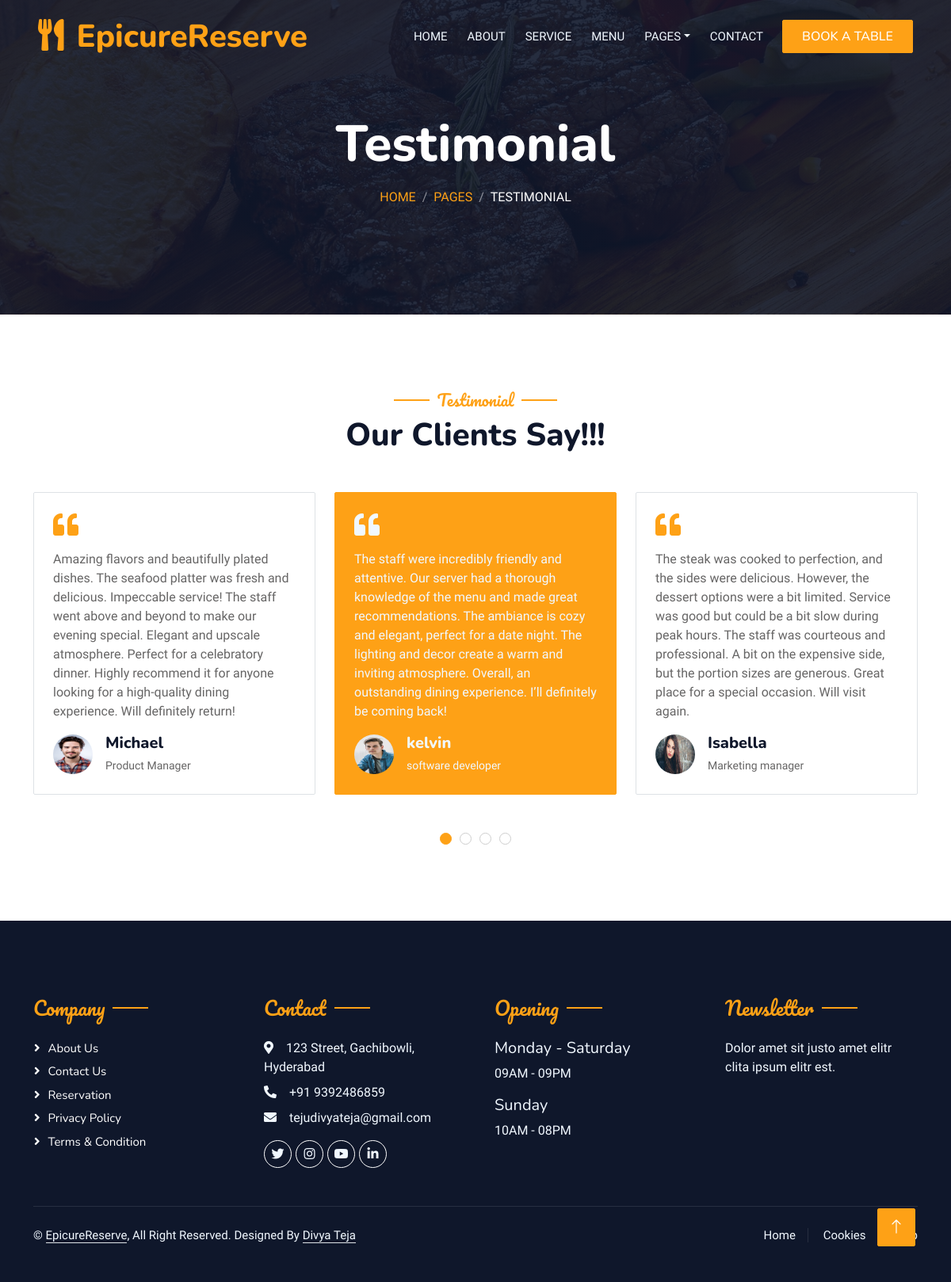
Page /testimonial/ on the committed database.
### testimonial/models.py (models this page shows, shortened)
class Testimonial(models.Model):
    name = models.CharField(max_length=50)
    profession = models.CharField(max_length=50)
    image = models.ImageField(upload_to='testimonial_list/')
    description = models.TextField(null=True)
    class Meta:
        verbose_name = "testimonial"
        verbose_name_plural = "testimonials"

### testimonial/views.py (the view)
# urls.py: path('', views.testimonial_list, name = 'testimonial_list'),
def testimonial_list(request):
    testimonial_list = Testimonial.objects.all()
    context = {
        'testimonial_list' : testimonial_list,
    }
    return render(request, 'testimonial/testimonial.html', context)

### testimonial/templates/testimonial/testimonial.html
{% extends "base.html" %}
{% load static %}
{% block body %}
        <div class="container-xxl position-relative p-0">
            <div class="container-xxl py-5 bg-dark hero-header mb-5">
                <div class="container text-center my-5 pt-5 pb-4">
                    <h1 class="display-3 text-white mb-3 animated slideInDown">Testimonial</h1>
                    <nav aria-label="breadcrumb">
                        <ol class="breadcrumb justify-content-center text-uppercase">
                            <li class="breadcrumb-item"><a href="#">Home</a></li>
                            <li class="breadcrumb-item"><a href="#">Pages</a></li>
                            <li class="breadcrumb-item text-white active" aria-current="page">Testimonial</li>
                        </ol>
                    </nav>
                </div>
            </div>
        </div>
        <div class="container-xxl py-5 wow fadeInUp" data-wow-delay="0.1s">
            <div class="container">
                <div class="text-center">
                    <h5 class="section-title ff-secondary text-center text-primary fw-normal">Testimonial</h5>
                    <h1 class="mb-5">Our Clients Say!!!</h1>
                </div>
                <div class="owl-carousel testimonial-carousel">
                    {% for testimonial in testimonial_list %}
                    <div class="testimonial-item bg-transparent border rounded p-4">
                        <i class="fa fa-quote-left fa-2x text-primary mb-3"></i>
                        <p>{{testimonial.description}}</p>
                        <div class="d-flex align-items-center">
                            <img class="img-fluid flex-shrink-0 rounded-circle" src="{{testimonial.image.url}}" style="width: 50px; height: 50px;">
                            <div class="ps-3">
                                <h5 class="mb-1">{{testimonial.name}}</h5>
                                <small>{{testimonial.profession}}</small>
                            </div>
                        </div>
                    </div>
                    {% endfor %}
                </div>
            </div>
        </div>
{% endblock body %}

### static/site_static/css/style.css (style rules this page uses)
:root { --primary: #FEA116; --light: #F1F8FF; --dark: #0F172B; }
.ff-secondary { font-family: 'Pacifico', cursive; }
.hero-header { background: linear-gradient(rgba(15, 23, 43, .9), rgba(15, 23, 43, .9)), url(../img/bg-hero.jpg); background-position: center center; background-repeat: no-repeat; background-size: cover; }
.breadcrumb-item + .breadcrumb-item::before { color: rgba(255, 255, 255, .5); }
.section-title { position: relative; display: inline-block; }
.section-title::before { position: absolute; content: ""; width: 45px; height: 2px; top: 50%; left: -55px; margin-top: -1px; background: var(--primary); }
.section-title::after { position: absolute; content: ""; width: 45px; height: 2px; top: 50%; right: -55px; margin-top: -1px; background: var(--primary); }
.testimonial-carousel .owl-item .testimonial-item, .testimonial-carousel .owl-item.center .testimonial-item * { transition: .5s; }
.testimonial-carousel .owl-item.center .testimonial-item { background: var(--primary) !important; border-color: var(--primary) !important; }
.testimonial-carousel .owl-item.center .testimonial-item * { color: var(--light) !important; }

### rows in the picture
Testimonial: description "The staff were incredibly friendly and attentive. Our server had a thorough knowledge of the menu and made great recommendations. The ambiance is cozy and elegant, perfect for a date night. The lighting and decor create a warm and inviting atmosphere. Overall, an outstanding dining experience. I’ll definitely be coming back!", image (picture), name "kelvin", profession "software developer"
Testimonial: description "The steak was cooked to perfection, and the sides were delicious. However, the dessert options were a bit limited. Service was good but could be a bit slow during peak hours. The staff was courteous and professional. A bit on the expensive side, but the portion sizes are generous. Great place for a special occasion. Will visit again.", image (picture), name "Isabella", profession "Marketing manager"
Testimonial: description "Amazing flavors and beautifully plated dishes. The seafood platter was fresh and delicious. Impeccable service! The staff went above and beyond to make our evening special. Elegant and upscale atmosphere. Perfect for a celebratory dinner. Highly recommend it for anyone looking for a high-quality dining experience. Will definitely return!", image (picture), name "Michael", profession "Product Manager"
